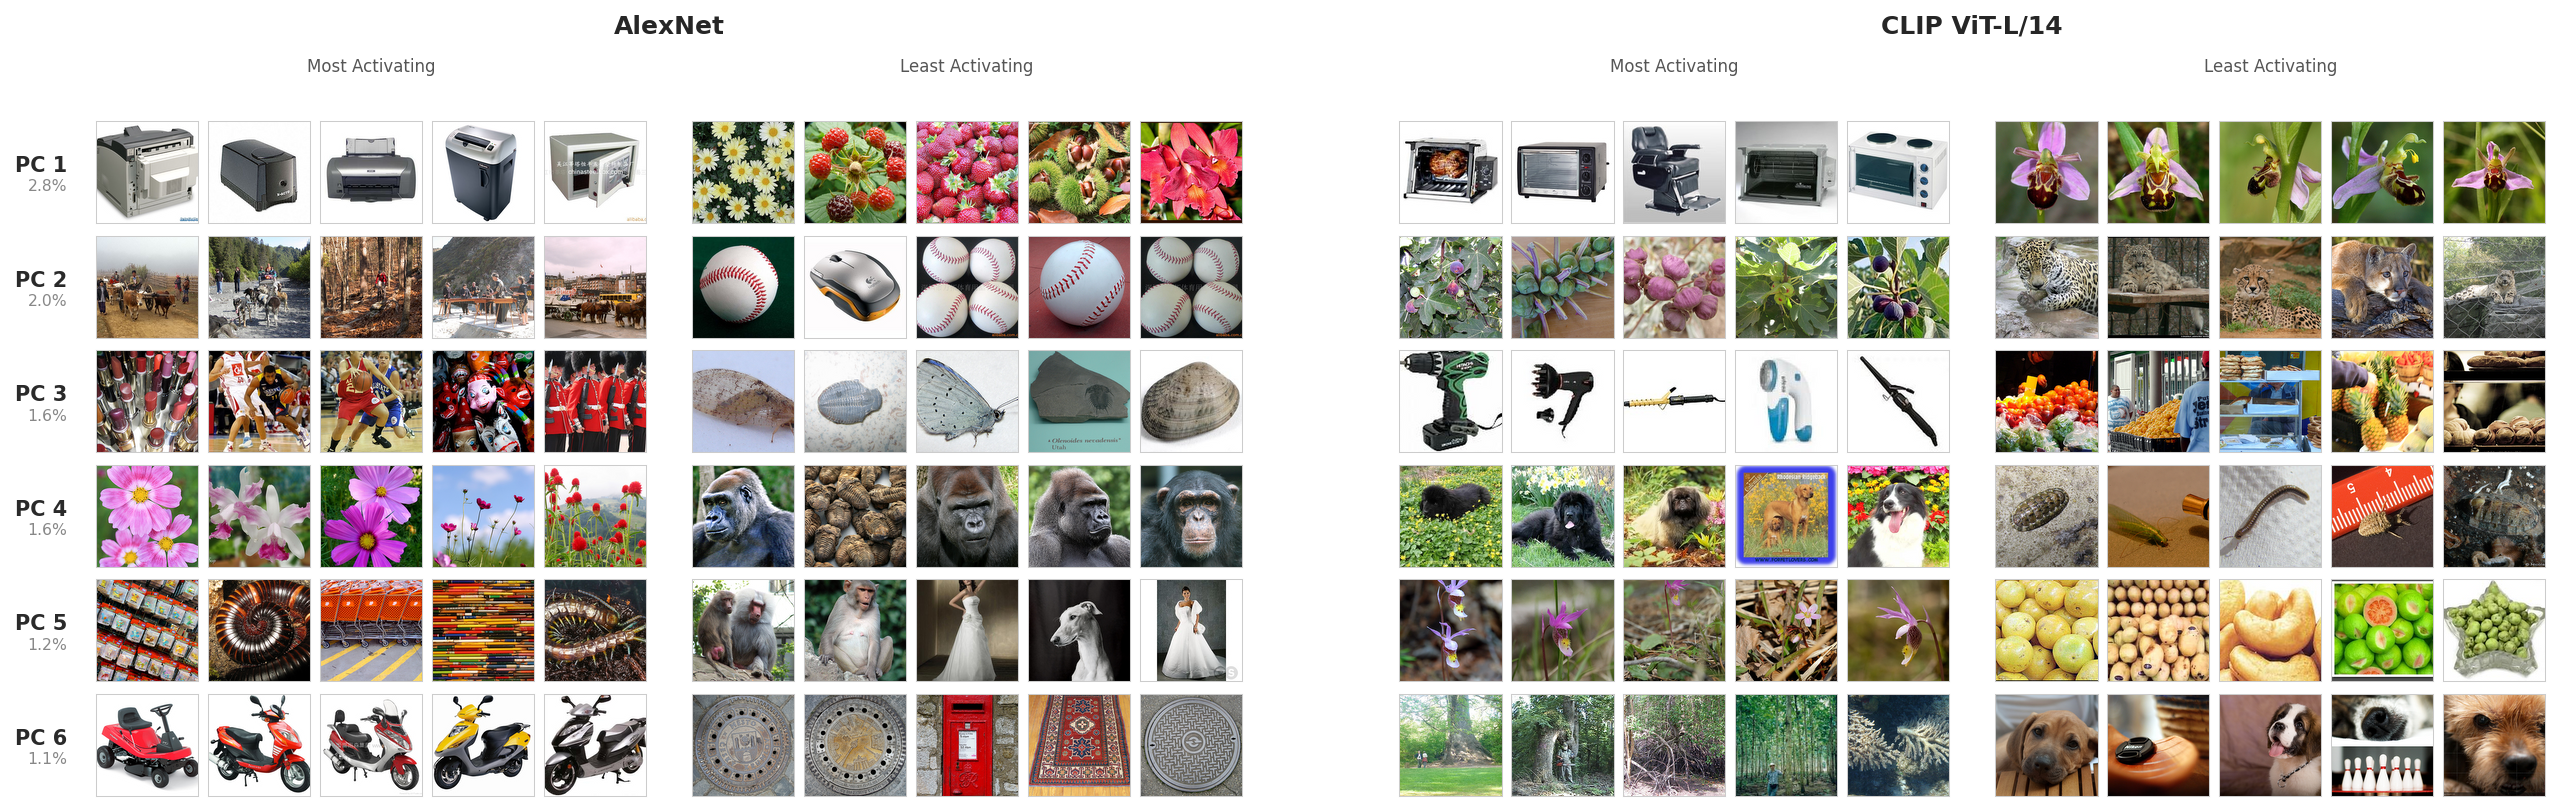

Source code (Python):
"""Supplementary Figure S5: PC Axis Interpretation.

Shows the most-activating and least-activating ImageNet images for the top
principal components of each PCA source model (AlexNet and CLIP).

Layout: Two side-by-side panels (AlexNet | CLIP), each showing 6 PCs with
5 most-activating and 5 least-activating images per PC.

Usage:
    python manuscript/figures/supplementary/supp_s5_pc_poles.py
"""

import os
import sys

sys.path.insert(0, ".")

from dotenv import load_dotenv
load_dotenv(".env")

import numpy as np
import pandas as pd
import matplotlib.pyplot as plt
import matplotlib.gridspec as gridspec
from PIL import Image

from manuscript.figures.fig_utils import setup_style

# Config
OUTPUT = "manuscript/figures/supplementary/supp_s5_pc_poles.png"
POLES_DIR = "datasets/obj_cls/imagenet/pca_poles"
EIGVEC_DIR = "datasets/obj_cls/imagenet"

MODELS = {
    "alexnet": {
        "poles_file": "pca_poles_alexnet.csv",
        "eigvec_file": "eigenvectors_alexnet.npz",
        "display": "AlexNet",
    },
    "clip": {
        "poles_file": "pca_poles_clip_vit.csv",
        "eigvec_file": "eigenvectors_clip.npz",
        "display": "CLIP ViT-L/14",
    },
}

N_PCS = 6
N_PER_POLE = 5
THUMB_SIZE = 224


def load_image(image_file: str, imagenet_dir: str) -> Image.Image:
    """Load an ImageNet image, center-crop to square, and resize."""
    class_id = image_file.split("_")[0]
    path = os.path.join(imagenet_dir, class_id, image_file)
    img = Image.open(path).convert("RGB")
    w, h = img.size
    side = min(w, h)
    left = (w - side) // 2
    top = (h - side) // 2
    img = img.crop((left, top, left + side, top + side))
    return img.resize((THUMB_SIZE, THUMB_SIZE), Image.LANCZOS)


def load_model_data(model_key: str, imagenet_dir: str):
    """Load pole images and variance explained for a model."""
    cfg = MODELS[model_key]
    poles_path = os.path.join(POLES_DIR, cfg["poles_file"])
    eigvec_path = os.path.join(EIGVEC_DIR, cfg["eigvec_file"])

    df = pd.read_csv(poles_path)
    data = np.load(eigvec_path)
    var_explained = (data["eigenvalues"] / data["total_variance"] * 100).tolist()

    all_high, all_low = {}, {}
    for pc in range(1, N_PCS + 1):
        df_pc = df[df["pc"] == pc]
        high_df = df_pc[df_pc["pole"] == "high"].head(N_PER_POLE)
        low_df = df_pc[df_pc["pole"] == "low"].head(N_PER_POLE)
        print(f"  {cfg['display']} PC {pc}: loading {len(high_df)}+{len(low_df)} images...")
        all_high[pc] = [load_image(r["image_file"], imagenet_dir)
                        for _, r in high_df.iterrows()]
        all_low[pc] = [load_image(r["image_file"], imagenet_dir)
                       for _, r in low_df.iterrows()]

    return all_high, all_low, var_explained


def make_figure(model_data: dict) -> plt.Figure:
    """Create composite figure with both models side by side."""
    n_cols_per_block = 2 * N_PER_POLE + 1  # 5 high + 1 gap + 5 low = 11

    cell_size = 0.75
    gap_ratio = 0.3
    model_gap = 1.0
    left_margin = 0.9
    top_margin = 0.7
    bottom_margin = 0.1

    block_ratios = [1.0] * N_PER_POLE + [gap_ratio] + [1.0] * N_PER_POLE
    model_gap_ratio = model_gap / cell_size
    all_ratios = block_ratios + [model_gap_ratio] + block_ratios

    fig_w = left_margin + sum(r * cell_size for r in all_ratios)
    fig_h = top_margin + N_PCS * cell_size + bottom_margin

    fig = plt.figure(figsize=(fig_w, fig_h), facecolor="white")

    gs = gridspec.GridSpec(
        N_PCS, len(all_ratios),
        figure=fig,
        left=left_margin / fig_w,
        right=0.995,
        top=1.0 - top_margin / fig_h,
        bottom=bottom_margin / fig_h,
        wspace=0.04,
        hspace=0.12,
        width_ratios=all_ratios,
    )

    model_keys = list(model_data.keys())

    for model_idx, model_key in enumerate(model_keys):
        all_high, all_low, var_explained = model_data[model_key]
        display = MODELS[model_key]["display"]

        col_offset = model_idx * (n_cols_per_block + 1)

        # Model title
        block_left = gs[0, col_offset].get_position(fig).x0
        block_right = gs[0, col_offset + n_cols_per_block - 1].get_position(fig).x1
        title_x = (block_left + block_right) / 2
        title_y = 1.0 - 0.15 / fig_h

        fig.text(title_x, title_y, display,
                 ha="center", va="bottom",
                 fontsize=12, fontweight="bold")

        # Sub-headers
        high_left = gs[0, col_offset].get_position(fig).x0
        high_right = gs[0, col_offset + N_PER_POLE - 1].get_position(fig).x1
        low_left = gs[0, col_offset + N_PER_POLE + 1].get_position(fig).x0
        low_right = gs[0, col_offset + n_cols_per_block - 1].get_position(fig).x1

        header_y = 1.0 - 0.40 / fig_h
        fig.text((high_left + high_right) / 2, header_y, "Most Activating",
                 ha="center", va="bottom", fontsize=8, color="#555555")
        fig.text((low_left + low_right) / 2, header_y, "Least Activating",
                 ha="center", va="bottom", fontsize=8, color="#555555")

        for row_idx, pc in enumerate(range(1, N_PCS + 1)):
            # PC label (only for left-most model)
            if model_idx == 0:
                tmp_ax = fig.add_subplot(gs[row_idx, 0])
                bbox = tmp_ax.get_position()
                row_center_y = (bbox.y0 + bbox.y1) / 2
                tmp_ax.remove()

                var_pct = var_explained[pc - 1]
                fig.text(left_margin / fig_w - 0.01, row_center_y + 0.008,
                         f"PC {pc}",
                         ha="right", va="center",
                         fontsize=10, fontweight="bold", color="#2a2a2a")
                fig.text(left_margin / fig_w - 0.01, row_center_y - 0.018,
                         f"{var_pct:.1f}%",
                         ha="right", va="center",
                         fontsize=7.5, color="#888888")

            # High-pole images
            for col, img in enumerate(all_high[pc]):
                ax = fig.add_subplot(gs[row_idx, col_offset + col])
                ax.imshow(img, interpolation="lanczos")
                for spine in ax.spines.values():
                    spine.set_visible(True)
                    spine.set_color("#cccccc")
                    spine.set_linewidth(0.5)
                ax.set_xticks([])
                ax.set_yticks([])

            # Low-pole images
            for col, img in enumerate(all_low[pc]):
                ax = fig.add_subplot(gs[row_idx, col_offset + N_PER_POLE + 1 + col])
                ax.imshow(img, interpolation="lanczos")
                for spine in ax.spines.values():
                    spine.set_visible(True)
                    spine.set_color("#cccccc")
                    spine.set_linewidth(0.5)
                ax.set_xticks([])
                ax.set_yticks([])

    return fig


def main():
    setup_style()

    imagenet_dir = os.environ.get("IMAGENET_DATA_DIR")
    if not imagenet_dir:
        raise EnvironmentError("IMAGENET_DATA_DIR not set. Source .env first.")

    print("Loading pole images for each model...")
    model_data = {}
    for model_key in MODELS:
        poles_path = os.path.join(POLES_DIR, MODELS[model_key]["poles_file"])
        if not os.path.exists(poles_path):
            print(f"  WARNING: Poles file not found for {model_key}: {poles_path}")
            continue
        all_high, all_low, var_explained = load_model_data(model_key, imagenet_dir)
        model_data[model_key] = (all_high, all_low, var_explained)

    if not model_data:
        raise FileNotFoundError("No pole data found for any model.")

    print(f"\nCreating figure with {len(model_data)} model(s)...")
    fig = make_figure(model_data)

    fig.savefig(OUTPUT, dpi=150, bbox_inches="tight", facecolor="white", edgecolor="none")
    plt.close(fig)
    print(f"Saved: {OUTPUT}")


if __name__ == "__main__":
    main()
